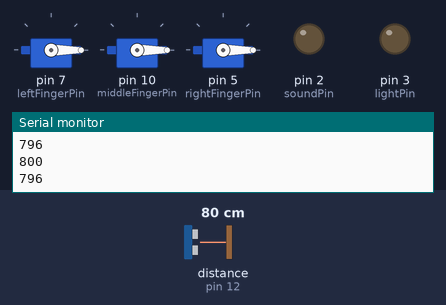
Bench run of a sketch on a simulated Arduino Uno, built with avr-gcc and run on an emulated ATmega328P. Shown: 3 × servo, output pins drawn as LEDs (lit = HIGH), the last lines printed to the serial monitor. Wiring (inferred from the names in the program): ultrasonic range finder: trigger pin 13; echo pin 12. Dashed ring = blinking. Inputs (shaded band) come from the test bench; at power-on: distance to the obstacle (sensor on pin 12) 80 cm. The echo pulse lasts 58.3 µs per cm; pins used as bus, display or sensor lines are not drawn.

Above: at 1.7 s.
1.8 s: distance to the obstacle (sensor on pin 12) set to 19 cm
3.7 s: distance to the obstacle (sensor on pin 12) set to 14 cm
At 5.61 s:
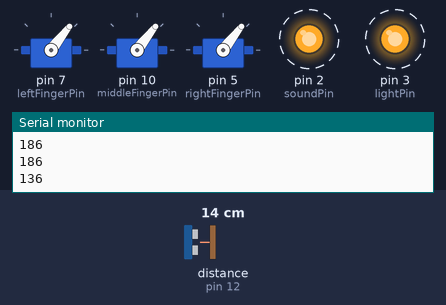
9.7 s: distance to the obstacle (sensor on pin 12) set to 18 cm
At 9.85 s:
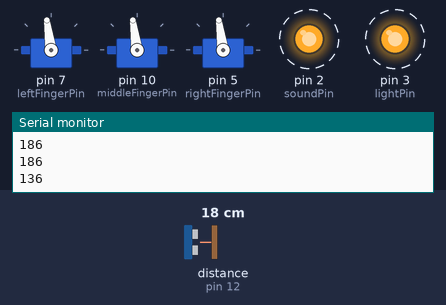
12.7 s: distance to the obstacle (sensor on pin 12) set to 2 cm
At 14.09 s:
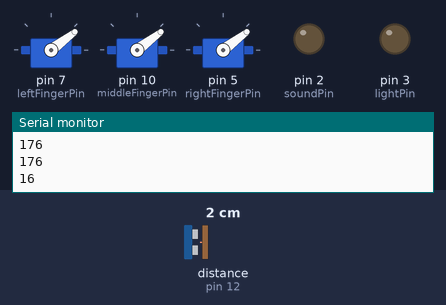
Timing chart, 0 to 39.8 s (numbered marks = the images above; inputs shaded):
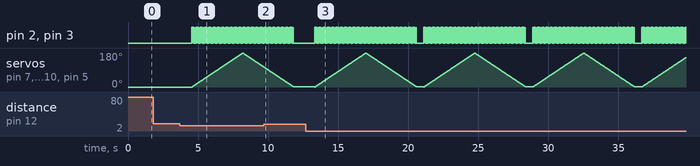

The sketch:

robot_hand.ino
```cpp
#include <Servo.h>

#define holderAPin 6
#define holderBPin 8
#define leftFingerPin 7
#define middleFingerPin 10
#define rightFingerPin 5
#define trigPin 13
#define echoPin 12
#define soundPin 2
#define lightPin 3
Servo holderA;
Servo holderB;
Servo leftFinger;
Servo middleFinger;
Servo rightFinger;

long baseDist;
void setup() {
  // put your setup code here, to run once:
  leftFinger.attach(leftFingerPin);
  middleFinger.attach(middleFingerPin);
  rightFinger.attach(rightFingerPin);
  leftFinger.write(0);
  rightFinger.write(0);
  middleFinger.write(0);
  pinMode(trigPin, OUTPUT);
  pinMode(echoPin, INPUT);
  pinMode(soundPin, OUTPUT);
  pinMode(lightPin, OUTPUT);
  digitalWrite(trigPin, LOW);
  Serial.begin(9600);
  baseDist = GetDist();
  Serial.println(baseDist);
  delay(20);
}


void loop() {
  // put your main code here, to run repeatedly:
  long dist = GetDist();
  Serial.println(dist);
  if(baseDist > (5 * dist)){
    //Initiate Sequence
    ScareSequence();
  }

}

void ScareSequence(){
  for(int i = 0; i < 180; i++){
    if(i%2==0){
      digitalWrite(soundPin, HIGH);
      digitalWrite(lightPin, HIGH);
    } else {
      digitalWrite(soundPin, LOW);
      digitalWrite(lightPin, LOW);
    }
    leftFinger.write(i);
    middleFinger.write(i);
    rightFinger.write(i);

    delay(20);
  }
  for(int i = 180; i >0; i--){
    if(i%2==0){
      digitalWrite(soundPin, HIGH);
      digitalWrite(lightPin, HIGH);
    } else {
      digitalWrite(soundPin, LOW);
      digitalWrite(lightPin, LOW);
    }
    leftFinger.write(i);
    middleFinger.write(i);
    rightFinger.write(i);
    delay(20);
  }
}

long GetDist(){
  digitalWrite(trigPin, HIGH);
  delayMicroseconds(10);
  digitalWrite(trigPin, LOW);
  double pulse_width = pulseIn(echoPin, HIGH);
  double distance = (pulse_width * 0.343) / 2;
  delay(500);
  return distance;
}
```

Measured:
- the behaviour switches between 17 and 16 cm on distance to the obstacle (sensor on pin 12) (found by bisection; images 0 and 1)
- after the input at 3.7 s, pin 2 (soundPin), pin 3 (lightPin): alternates HIGH for 0.02 s and LOW for 0.02 s, starting after 0.85 s; servo on pin 7 (leftFingerPin), servo on pin 10 (middleFingerPin), servo on pin 5 (rightFingerPin): rises from 0° to 180° in 3.6 s, then falls to 106° in 1.5 s
- after the input at 9.7 s, pin 2 (soundPin), pin 3 (lightPin): goes on until 11.8 s, then stays LOW; servo on pin 7 (leftFingerPin), servo on pin 10 (middleFingerPin), servo on pin 5 (rightFingerPin): goes on until 11.8 s, then stays 1°
